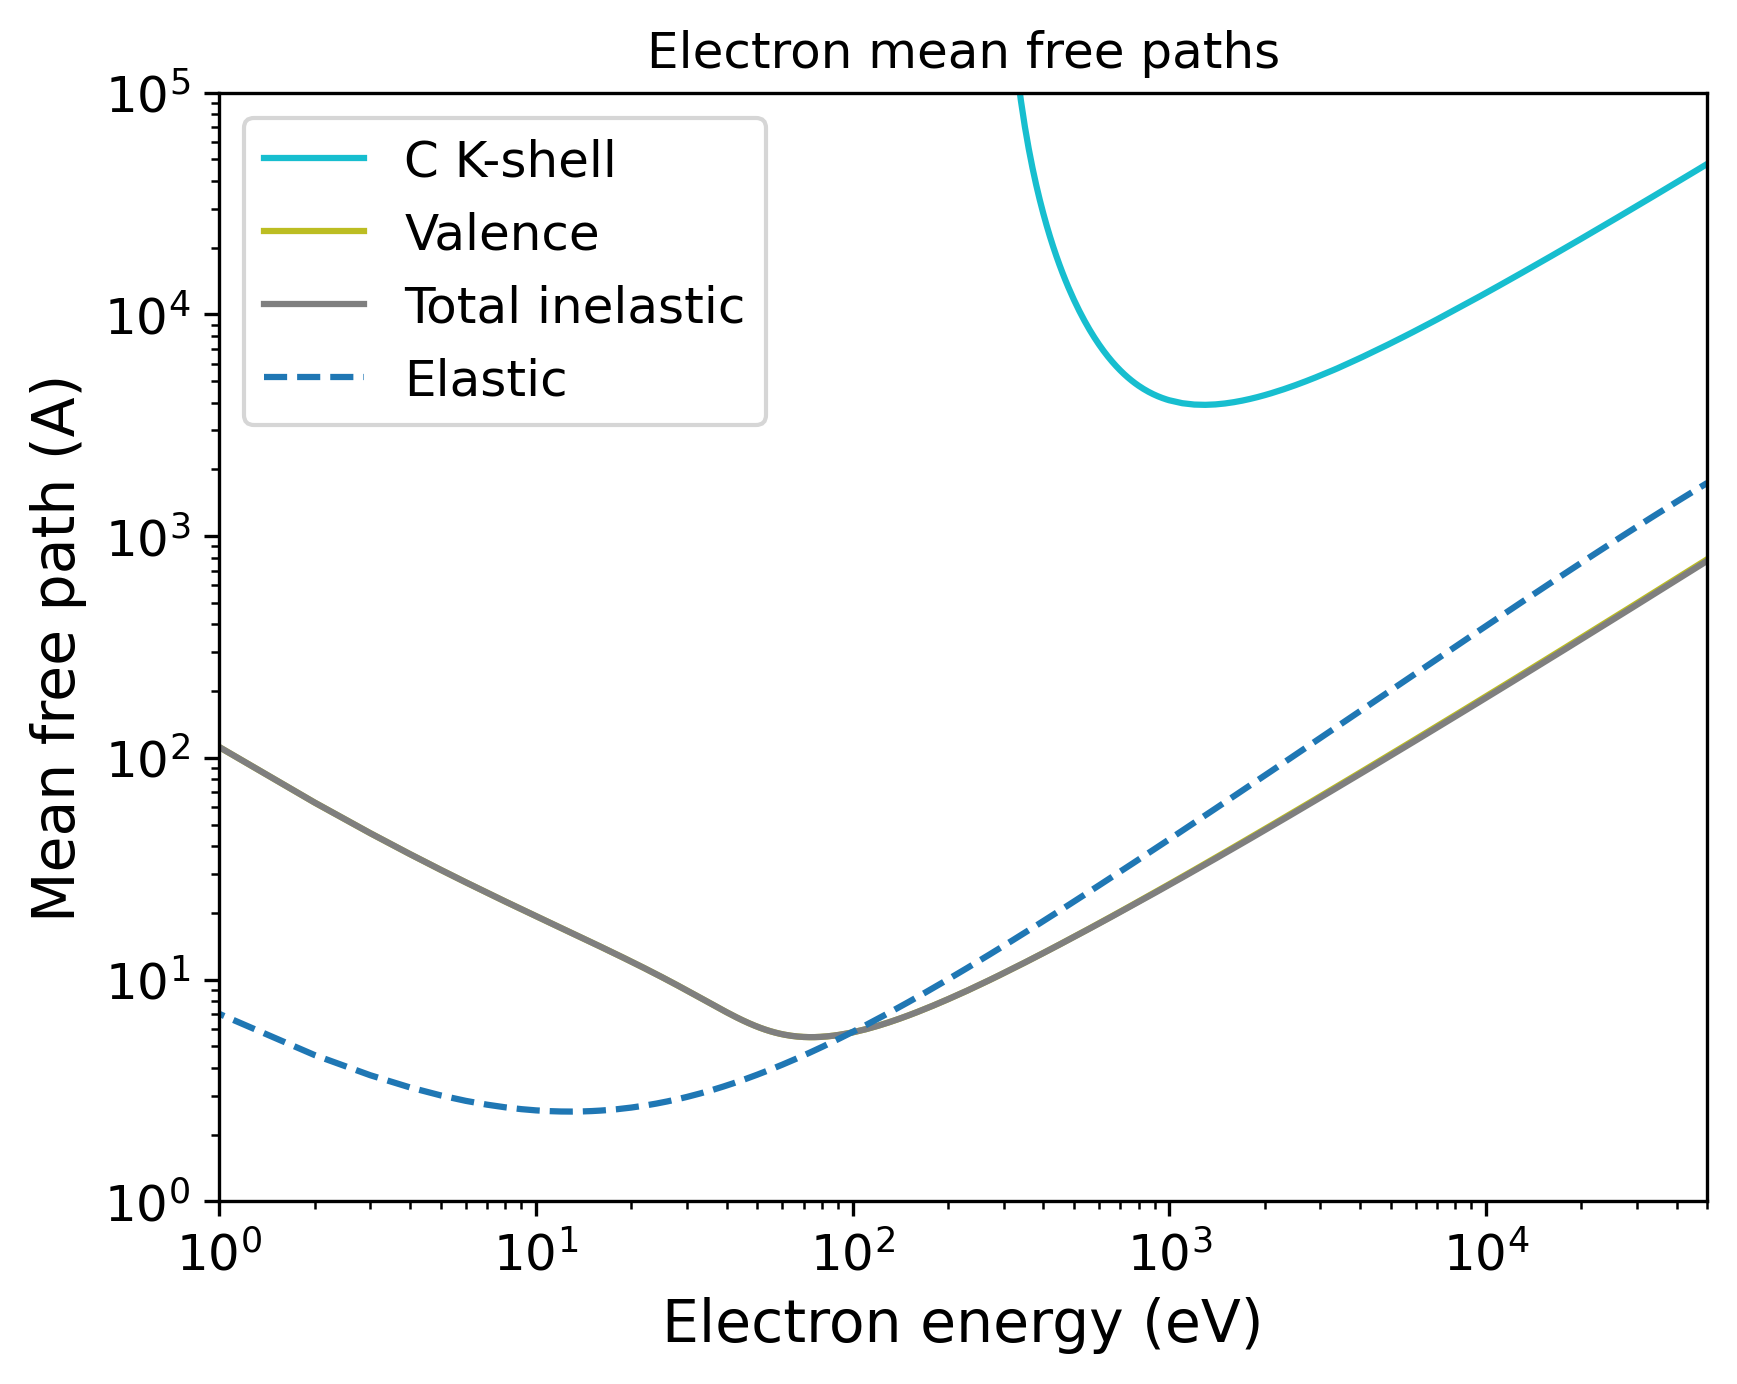

Write Python code to recreate this figure.
import pandas as pd
import numpy as np
import matplotlib.pyplot as plt
import matplotlib.cm as cm
# Set the format:
plt.xlabel("Electron energy (eV)", fontsize=14)
plt.ylabel("Mean free path (A)", fontsize=14)
plt.xticks(fontsize=12)
plt.yticks(fontsize=12)
plt.grid(False)
# Set the axes:
# Read the output file:
df = pd.read_csv(r"OUTPUT_C60_Electron_IMFP.dat", sep=r'\s+', header=None, comment="#", skipinitialspace=True)
plt.xscale("log")
plt.yscale("log")
# Prepare the plot:
columns_to_plot = [ 1, 2, 3]
labels = [ "C K-shell", "Valence", "Total inelastic"]
# Create N distinct colors from a colormap
N = len(columns_to_plot)
colors = plt.cm.tab10(np.linspace(1, 0, 10))
# Set line styles:
linestyles = [ "-", "-", "-"]
for i, col in enumerate(columns_to_plot):
    color = colors[i % len(colors)]
    ls    = linestyles[i % len(linestyles)]
    label = labels[i % len(labels)]
    plt.plot(df.iloc[:, 0], df.iloc[:, col],
    color=color,
    label=label,
    linestyle=ls)
# Add a curve from the second file
df2 = pd.read_csv(r"OUTPUT_C60_Electron_EMFP.dat", sep=r'\s+', header=None, comment="#", skipinitialspace=True)
columns_to_plot2 = [ 2]
labels2 = [ "Elastic"]
# Create second part of the plot:
for col, label in zip(columns_to_plot2, labels2):
    plt.plot(df2.iloc[:, 0], df2.iloc[:, col], label=label, linestyle="--")
plt.xlim(1.00000000,50000.00000000)
plt.ylim(1.00000000,100000.00000000)
plt.title("Electron mean free paths")
plt.legend(loc="best", fontsize=12)
# Save the plot in this format:
plt.savefig("OUTPUT_MFP_electron.png", dpi=300, bbox_inches="tight")
